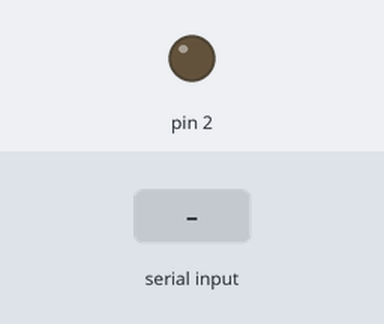
Bench run of a sketch on a simulated Arduino Uno, built with avr-gcc and run on an emulated ATmega328P. Parts: output pins drawn as LEDs (lit = HIGH). The test bench sets the inputs (shaded band).

Above: at 1.2 s.
1.3 s: "A" received over Serial
At 1.7 s:
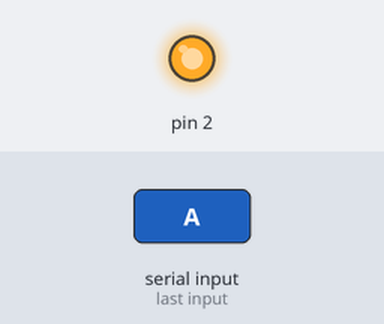
2.8 s: "B" received over Serial
At 4.0 s:
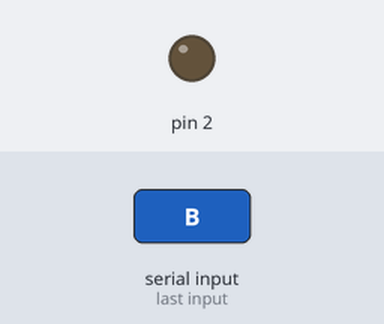
4.3 s: "S" received over Serial
At 5.2 s:
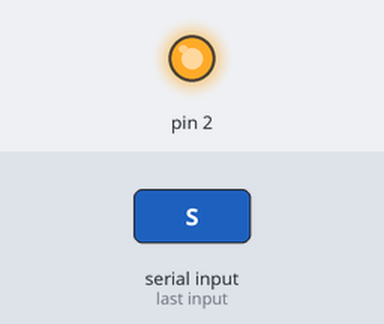
Timing chart, 0 to 7.3 s (numbered marks = the images above; inputs shaded):
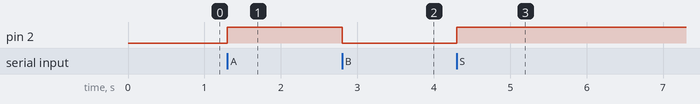

The sketch:

actuator.ino
```cpp
enum State{
  A, B, C, D
};

State currentState;
State futureState;
uint64_t startmillis = 0;

bool timeout(uint64_t duration){
  return ((millis() - startmillis) > duration);
}

void setup() {
  Serial.begin(9600);
  pinMode(2,OUTPUT);
  currentState = A;
  futureState = A;
}

void loop() {
  int input = 0;
  if (Serial.available() > 0) {
      // reading input
      input = Serial.read();

      // state transition
      futureState = currentState;
      if(currentState == A && input == 'A'){
        futureState = B;
      }
      if(currentState == A && input == 'B'){
        futureState = C;
      }
      if(currentState == B && input == 'S'){
        futureState = A;
      }
      if(currentState == B && input == 'B'){
        futureState = C;
      }
      if(currentState == C && input == 'A'){
        futureState = B;
      }
      if(currentState == C && input == 'S'){
        futureState = A;
      }
      if(currentState == C && timeout(500)){
        futureState = D;
      }
      if(currentState == D && input == 'S'){
        futureState = A;
      }
      if(currentState == D && input == 'A'){
        futureState = B;
      }
      if(currentState == D && timeout(500)){
        futureState = C;
      }

      // on-exit function
      if(currentState != futureState){

      }

      // on-entry action
      if(currentState != futureState){
        if(futureState == 'C' || futureState == 'D'){
          startmillis = millis();
        }
      }

      currentState = futureState;

      //output
      if(currentState == A){
        digitalWrite(2, LOW);
      }
      if(currentState == B){
        digitalWrite(2, HIGH);
      }
      if(currentState == C){
        digitalWrite(2, LOW);
      }
      if(currentState == D){
        digitalWrite(2, HIGH);
      }
    }
}
```

Measured:
- after the input at 1.3 s, pin 2: LOW → HIGH at once
- after the input at 2.8 s, pin 2: HIGH → LOW at once
- after the input at 4.3 s, pin 2: LOW → HIGH at once
